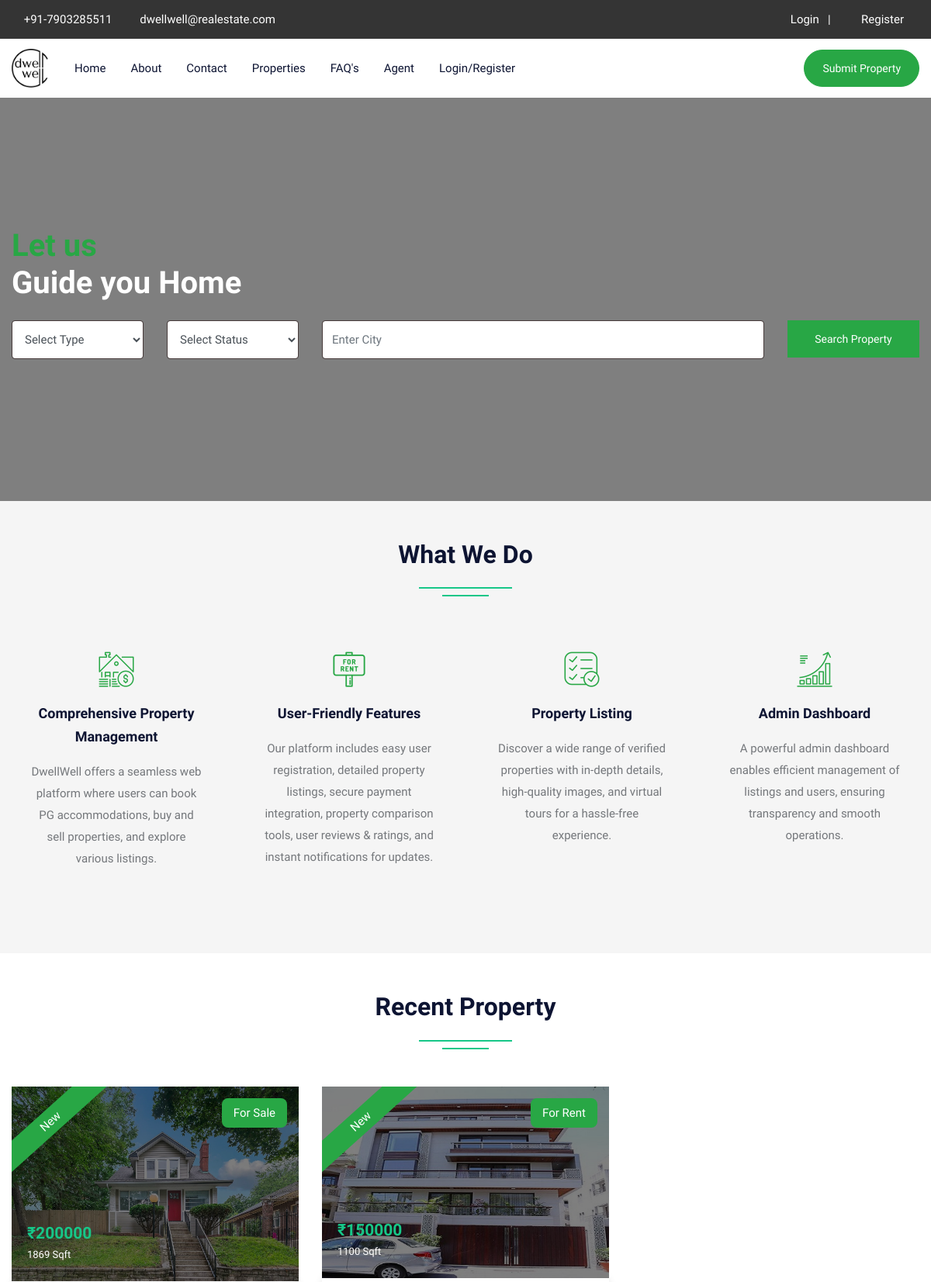
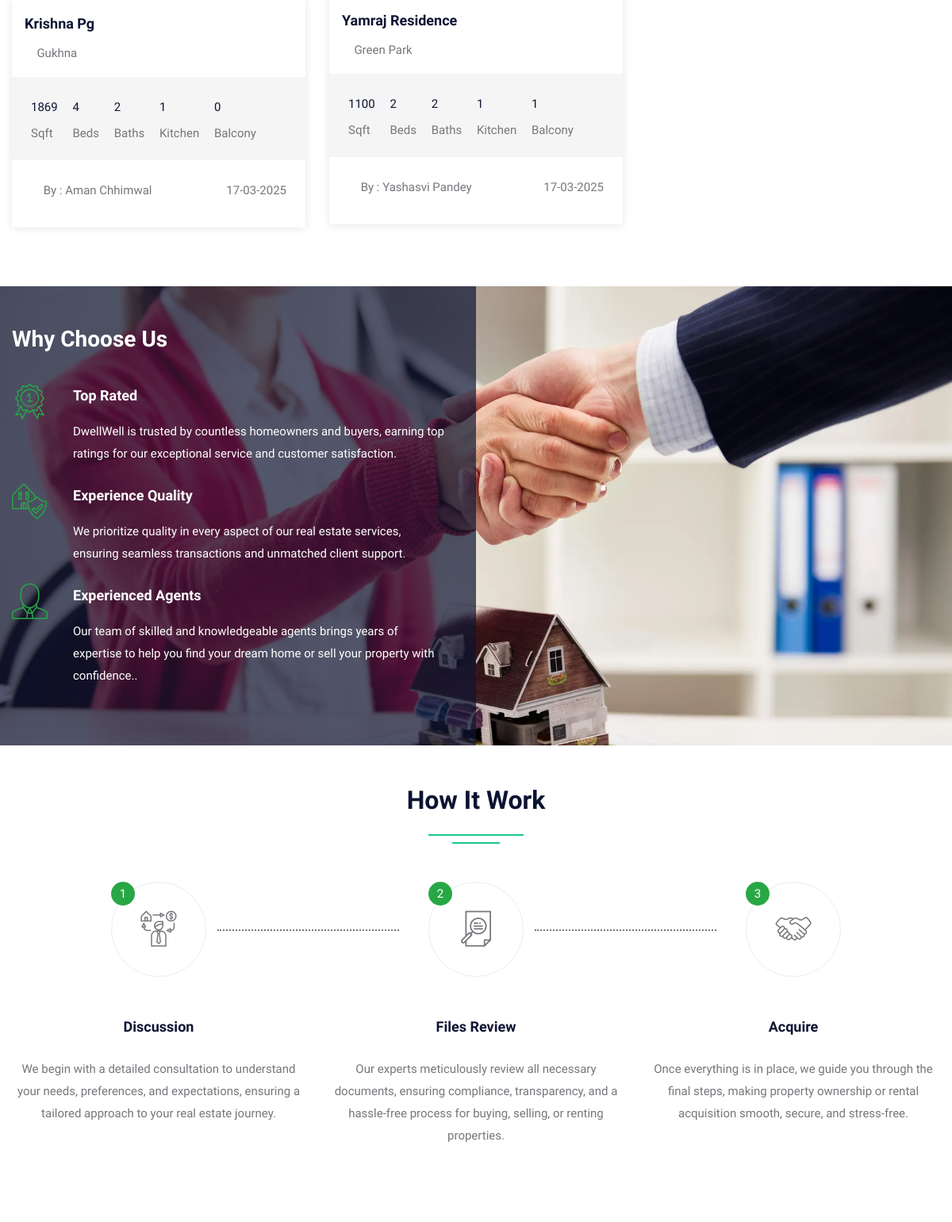
The page / (upper part) on the database its author committed (2 pictures, top to bottom).
### tables this page shows
CREATE TABLE `property` (
  `pid` int(50) NOT NULL,
  `title` varchar(200) NOT NULL,
  `pcontent` longtext NOT NULL,
  `type` varchar(100) NOT NULL,
  `bhk` varchar(50) NOT NULL,
  `stype` varchar(100) NOT NULL,
  `bedroom` int(50) NOT NULL,
  `bathroom` int(50) NOT NULL,
  `balcony` int(50) NOT NULL,
  `kitchen` int(50) NOT NULL,
  `hall` int(50) NOT NULL,
  `floor` varchar(50) NOT NULL,
  `size` int(50) NOT NULL,
  `price` int(50) NOT NULL,
  `location` varchar(200) NOT NULL,
  `city` varchar(100) NOT NULL,
  `state` varchar(100) NOT NULL,
  `feature` longtext NOT NULL,
  `pimage` varchar(300) NOT NULL,
  `pimage1` varchar(300) NOT NULL,
  `pimage2` varchar(300) NOT NULL,
  `pimage3` varchar(300) NOT NULL,
  `pimage4` varchar(300) NOT NULL,
  `uid` int(50) NOT NULL,
  `status` varchar(50) NOT NULL,
  `mapimage` varchar(300) NOT NULL,
  `topmapimage` varchar(300) NOT NULL,
  `groundmapimage` varchar(300) NOT NULL,
  `totalfloor` varchar(50) NOT NULL,
  `date` datetime NOT NULL DEFAULT current_timestamp(),
  `isFeatured` int(11) DEFAULT NULL
);

CREATE TABLE `user` (
  `uid` int(50) NOT NULL,
  `uname` varchar(100) NOT NULL,
  `uemail` varchar(100) NOT NULL,
  `uphone` varchar(20) NOT NULL,
  `upass` varchar(50) NOT NULL,
  `utype` varchar(50) NOT NULL,
  `uimage` varchar(300) NOT NULL
);

### index.php (the view, shortened to what this page needs)
<!DOCTYPE html>
<html lang="en">
<head>
<link rel="stylesheet" type="text/css" href="css/bootstrap.min.css">
<link rel="stylesheet" type="text/css" href="css/bootstrap-slider.css">
<link rel="stylesheet" type="text/css" href="css/jquery-ui.css">
<link rel="stylesheet" type="text/css" href="css/layerslider.css">
<link rel="stylesheet" type="text/css" href="css/color.css" id="color-change">
<link rel="stylesheet" type="text/css" href="css/owl.carousel.min.css">
<link rel="stylesheet" type="text/css" href="css/font-awesome.min.css">
<link rel="stylesheet" type="text/css" href="fonts/flaticon/flaticon.css">
<link rel="stylesheet" type="text/css" href="css/style.css">
</head>
<body>
<div id="page-wrapper">
    <div class="row">
		<?php include("include/header.php");?>
        <div class="overlay-black w-100 slider-banner1 position-relative">
            <div class="container h-100">
                <div class="row h-100 align-items-center">
                    <div class="col-lg-12">
                        <div class="text-white">
                            <h1 class="mb-4"><span class="text-success">Let us</span><br>
                            Guide you Home</h1>
                            <form method="post" action="propertygrid.php">
                                <div class="row">
                                    <div class="col-md-6 col-lg-2">
                                        <div class="form-group">
                                            <select class="form-control" name="type">
                                                <option value="">Select Type</option>
                                            </select>
                                        </div>
                                    </div>
                                    <div class="col-md-6 col-lg-2">
                                        <div class="form-group">
                                            <select class="form-control" name="stype">
                                                <option value="">Select Status</option>
                                            </select>
                                        </div>
                                    </div>
                                    <div class="col-md-8 col-lg-6">
                                        <div class="form-group">
                                            <input type="text" class="form-control" name="city" placeholder="Enter City" required>
                                        </div>
                                    </div>
                                    <div class="col-md-4 col-lg-2">
                                        <div class="form-group">
                                            <button type="submit" name="filter" class="btn btn-success w-100">Search Property</button>
                                        </div>
                                    </div>
                                </div>
                            </form>
                        </div>
                    </div>
                </div>
            </div>
        </div>
        <div class="full-row bg-gray">
            <div class="container">
                <div class="row">
                    <div class="col-lg-12">
                        <h2 class="text-secondary double-down-line text-center mb-5">What We Do</h2></div>
                </div>
                <div class="text-box-one">
                    <div class="row">
                        <div class="col-lg-3 col-md-6">
                            <div class="p-4 text-center hover-bg-white hover-shadow rounded mb-4 transation-3s">
								<i class="flaticon-rent text-success flat-medium" aria-hidden="true"></i>
                                <h5 class="text-secondary hover-text-success py-3 m-0"><a href="#">Comprehensive Property Management</a></h5>
                                <p>DwellWell offers a seamless web platform where users can book PG accommodations, buy and sell properties, and explore various listings.
                                </p>
                            </div>
                        </div>
                        <div class="col-lg-3 col-md-6">
                            <div class="p-4 text-center hover-bg-white hover-shadow rounded mb-4 transation-3s">
								<i class="flaticon-for-rent text-success flat-medium" aria-hidden="true"></i>
                                <h5 class="text-secondary hover-text-success py-3 m-0"><a href="#">User-Friendly Features</a></h5>
                                <p>Our platform includes easy user registration, detailed property listings, secure payment integration, property comparison tools, user reviews & ratings, and instant notifications for updates.
                                </p>
                            </div>
                        </div>
                        <div class="col-lg-3 col-md-6">
                            <div class="p-4 text-center hover-bg-white hover-shadow rounded mb-4 transation-3s">
								<i class="flaticon-list text-success flat-medium" aria-hidden="true"></i>
                                <h5 class="text-secondary hover-text-success py-3 m-0"><a href="#">Property Listing</a></h5>
                                <p>Discover a wide range of verified properties with in-depth details, high-quality images, and virtual tours for a hassle-free experience.</p>
                            </div>
                        </div>
                        <div class="col-lg-3 col-md-6">
                            <div class="p-4 text-center hover-bg-white hover-shadow rounded mb-4 transation-3s">
								<i class="flaticon-diagram text-success flat-medium" aria-hidden="true"></i>
                                <h5 class="text-secondary hover-text-success py-3 m-0"><a href="#">Admin Dashboard</a></h5>
                                <p>A powerful admin dashboard enables efficient management of listings and users, ensuring transparency and smooth operations.</p>
                            </div>
                        </div>
                    </div>
                </div>
            </div>
        </div>
        <div class="full-row">
            <div class="container">
                <div class="row">
                    <div class="col-md-12">
                        <h2 class="text-secondary double-down-line text-center mb-4">Recent Property</h2>
                    </div>
                    <div class="col-md-12">
                        <div class="tab-content mt-4" id="pills-tabContent">
                            <div class="tab-pane fade show active" id="pills-home" role="tabpanel" aria-labelledby="pills-home">
                                <div class="row">
									<?php $query=mysqli_query($con,"SELECT property.*, user.uname,user.utype,user.uimage FROM property,user WHERE property.uid=user.uid ORDER BY date DESC LIMIT 9");
										while($row=mysqli_fetch_array($query))
										{
									?>
                                    <div class="col-md-6 col-lg-4">
                                        <div class="featured-thumb hover-zoomer mb-4">
                                            <div class="overlay-black overflow-hidden position-relative"> <img src="admin/assets/property/<?php echo $row['18'];?>" alt="pimage">
                                                <div class="featured bg-success text-white">New</div>
                                                <div class="sale bg-success text-white text-capitalize">For <?php echo $row['5'];?></div>
                                                <div class="price text-primary"><b>₹<?php echo $row['13'];?> </b><span class="text-white"><?php echo $row['12'];?> Sqft</span></div>
                                            </div>
                                            <div class="featured-thumb-data shadow-one">
                                                <div class="p-3">
                                                    <h5 class="text-secondary hover-text-success mb-2 text-capitalize"><a href="propertydetail.php?pid=<?php echo $row['0'];?>"><?php echo $row['1'];?></a></h5>
                                                    <span class="location text-capitalize"><i class="fas fa-map-marker-alt text-success"></i> <?php echo $row['14'];?></span> </div>
                                                <div class="bg-gray quantity px-4 pt-4">
                                                    <ul>
                                                        <li><span><?php echo $row['12'];?></span> Sqft</li>
                                                        <li><span><?php echo $row['6'];?></span> Beds</li>
                                                        <li><span><?php echo $row['7'];?></span> Baths</li>
                                                        <li><span><?php echo $row['9'];?></span> Kitchen</li>
                                                        <li><span><?php echo $row['8'];?></span> Balcony</li>
                                                    </ul>
                                                </div>
                                                <div class="p-4 d-inline-block w-100">
                                                    <div class="float-left text-capitalize"><i class="fas fa-user text-success mr-1"></i>By : <?php echo $row['uname'];?></div>
                                                    <div class="float-right"><i class="far fa-calendar-alt text-success mr-1"></i> <?php echo date('d-m-Y', strtotime($row['date']));?></div>
                                                </div>
                                            </div>
                                        </div>
                                    </div>
									<?php } ?>
                                </div>
                            </div>
                        </div>
                    </div>
                </div>
            </div>
        </div>
        <div class="full-row living bg-one overlay-secondary-half" style="background-image: url('images/WHY CHOOSE US.jpg'); background-size: cover; background-position: center center; background-repeat: no-repeat;">
            <div class="container">
                <div class="row">
                    <div class="col-md-12 col-lg-6">
                        <div class="living-list pr-4">
                            <h3 class="pb-4 mb-3 text-white">Why Choose Us</h3>
                            <ul>
                                <li class="mb-4 text-white d-flex">
									<i class="flaticon-reward flat-medium float-left d-table mr-4 text-success" aria-hidden="true"></i>
									<div class="pl-2">
										<h5 class="mb-3">Top Rated</h5>
										<p>DwellWell is trusted by countless homeowners and buyers, earning top ratings for our exceptional service and customer satisfaction.</p>
									</div>
                                </li>
                                <li class="mb-4 text-white d-flex">
									<i class="flaticon-real-estate flat-medium float-left d-table mr-4 text-success" aria-hidden="true"></i>
									<div class="pl-2">
										<h5 class="mb-3">Experience Quality</h5>
										<p>We prioritize quality in every aspect of our real estate services, ensuring seamless transactions and unmatched client support.</p>
									</div>
                                </li>
                                <li class="mb-4 text-white d-flex">
									<i class="flaticon-seller flat-medium float-left d-table mr-4 text-success" aria-hidden="true"></i>
									<div class="pl-2">
										<h5 class="mb-3">Experienced Agents</h5>
										<p>Our team of skilled and knowledgeable agents brings years of expertise to help you find your dream home or sell your property with confidence..</p>
									</div>
                                </li>
                            </ul>
                        </div>
                    </div>
                </div>
            </div>
        </div>
        <div class="full-row">
            <div class="container">
                <div class="row">
                    <div class="col-lg-12">
                        <h2 class="text-secondary double-down-line text-center mb-5">How It Work</h2>
                        </div>
                </div>
                <div class="row">
                    <div class="col-md-4">
                        <div class="icon-thumb-one text-center mb-5">
                            <div class="bg-success text-white rounded-circle position-absolute z-index-9">1</div>
                            <div class="left-arrow"><i class="flaticon-investor flat-medium icon-success" aria-hidden="true"></i></div>
                            <h5 class="text-secondary mt-5 mb-4">Discussion</h5>
                            <p>We begin with a detailed consultation to understand your needs, preferences, and expectations, ensuring a tailored approach to your real estate journey.</p>
                        </div>
                    </div>
                    <div class="col-md-4">
                        <div class="icon-thumb-one text-center mb-5">
                            <div class="bg-success text-white rounded-circle position-absolute z-index-9">2</div>
                            <div class="left-arrow"><i class="flaticon-search flat-medium icon-success" aria-hidden="true"></i></div>
                            <h5 class="text-secondary mt-5 mb-4">Files Review</h5>
                            <p>Our experts meticulously review all necessary documents, ensuring compliance, transparency, and a hassle-free process for buying, selling, or renting properties.</p>
                        </div>
                    </div>
                    <div class="col-md-4">
                        <div class="icon-thumb-one text-center mb-5">
                            <div class="bg-success text-white rounded-circle position-absolute z-index-9">3</div>
                            <div><i class="flaticon-handshake flat-medium icon-success" aria-hidden="true"></i></div>
                            <h5 class="text-secondary mt-5 mb-4">Acquire</h5>
                            <p>Once everything is in place, we guide you through the final steps, making property ownership or rental acquisition smooth, secure, and stress-free.</p>
                        </div>
                    </div>
                </div>
            </div>
        </div>
    </div>
</div>
</body>
</html>

### css/color.css (style rules this page uses)
:root { --theme-ordinary-color: #74777b; }
:root { --theme-primary-color: #17c788; }
:root { --theme-secondary-color: #0d1432; }
:root { --theme-white-color: #fff; }
:root { --theme-light-color: #f8f8f8; }
:root { --theme-gray-color: #f5f5f5; }
:root { --theme-footer-color: #091b4b; }
:root { --theme-dark-color: #091b4b; }
:root { --text-light-color: #a3a7af; }
:root { --theme-primary-opacity-color: rgba(11, 191, 141, .8); }
:root { --theme-secondary-opacity-color: rgba(13,20,50,0.7); }
:root { --theme-white-opacity-color: rgba(255, 255, 255, 0.3); }
:root { --theme-dark-opacity-color: rgba(0, 0, 0, 0.5); }
:root { --theme-ordinary-font: 'Muli', sans-serif; }
:root { --theme-highlight-font: 'Comfortaa', cursive; }

### rows shown on the page
property: pimage (picture), stype "Sale", price "200000", size "1869", title "Krishna Pg", location "Gukhna", bedroom "4", bathroom "2", kitchen "1", balcony "0", uid.uname "Aman Chhimwal", date "17-03-2025"
property: pimage (picture), stype "Rent", price "150000", size "1100", title "Yamraj Residence", location "Green Park", bedroom "2", bathroom "2", kitchen "1", balcony "1", uid.uname "Yashasvi Pandey", date "17-03-2025"
